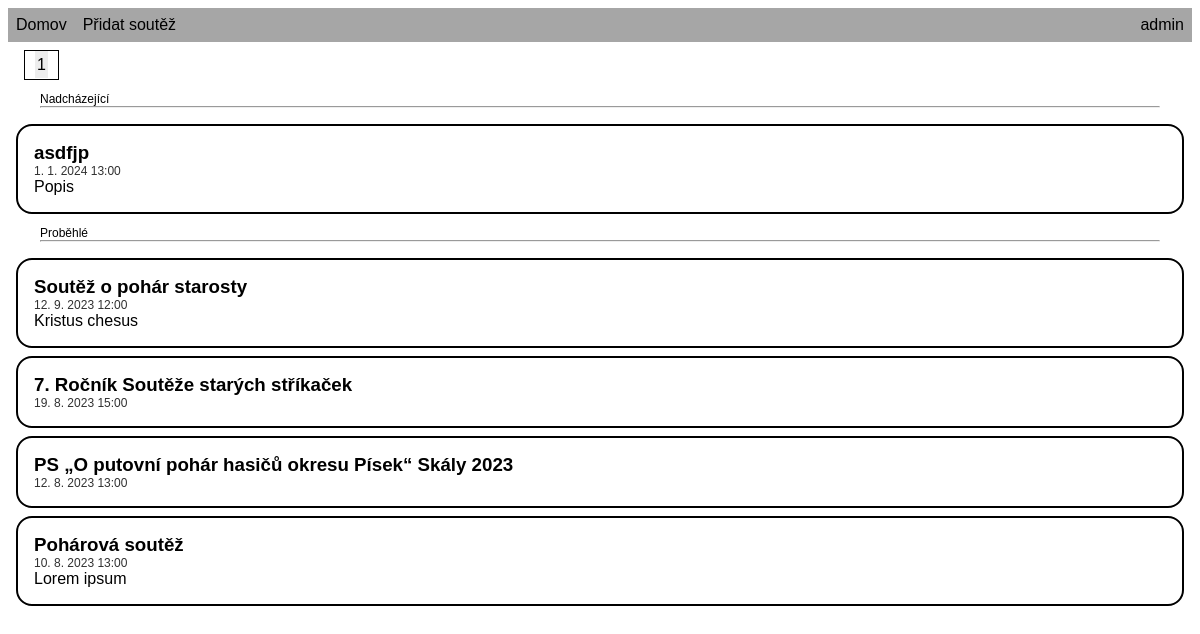
The app's page / (signed in) with its own data.
### tables this page shows
CREATE TABLE "competition" (id INTEGER PRIMARY KEY AUTOINCREMENT UNIQUE NOT NULL, id_user INTEGER NOT NULL REFERENCES user (id), date_created DATETIME DEFAULT (CURRENT_TIMESTAMP) NOT NULL, title TEXT NOT NULL, description TEXT, proposition VARCHAR UNIQUE, date_event TIMEDATE NOT NULL, town VARCHAR NOT NULL, id_results INTEGER REFERENCES results (id) UNIQUE);

### functions.php (the view)
<?php
function print_competitions(array $competition_list){
    if(strtotime($competition_list[0]["date_event"]) > time()){
        echo "<div class='separator-div'><p class='separator-text'>Nadcházející</p>";
        echo "<hr></div>";
    }
    else{
        if($competition_list){
            echo "<div class='separator-div'><p class='separator-text'>Proběhlé</p>";
            echo "<hr></div>";
        }
    }
    for($i = 0; $i < count($competition_list); $i++){
        $competition = $competition_list[$i];
        echo "<article>";
        echo "<h3><a href='competition?id=$competition[id]'> $competition[title] </a></h3>";
        echo "<div class='date_event'>".date_format(date_create($competition["date_event"]), "j. n. Y G:i")."</div>";
        echo "<div>$competition[description]</div>";
        echo "</article>";
        if(strtotime($competition["date_event"]) > time() && isset($competition_list[$i+1])){
            if(strtotime($competition_list[$i+1]["date_event"]) < time()){
                echo "<div class='separator-div'><p class='separator-text'>Proběhlé</p>";
                echo "<hr></div>";
            }
        }
    }
}
?>

### static/style.css (style rules this page uses)
body { font-family: 'Helvetica', 'Arial', sans-serif; }
article { border: 2px solid; border-radius: 1em; margin: .5em; padding: 1em; }
h3 { margin: 0; }
.date_event { color: #313131; font-size: .75em; }
a { text-decoration: none; color: black; }
.separator-div { margin: 0 2em 1em; }
.separator-div p { font-size: .75em; margin-bottom: 0; }
.separator-div hr { margin: 0; }

### records on screen
competition: title "asdfjp", date_event "1. 1. 2024 13:00", description "Popis", shows "Proběhlé"
competition: title "Soutěž o pohár starosty", date_event "12. 9. 2023 12:00", description "Kristus chesus"
competition: title "7. Ročník Soutěže starých stříkaček", date_event "19. 8. 2023 15:00"
competition: title "PS „O putovní pohár hasičů okresu Písek“ Skály 2023", date_event "12. 8. 2023 13:00"
competition: title "Pohárová soutěž", date_event "10. 8. 2023 13:00", description "Lorem ipsum"

### other values on screen
$_SESSION['user']['username'] "admin"
